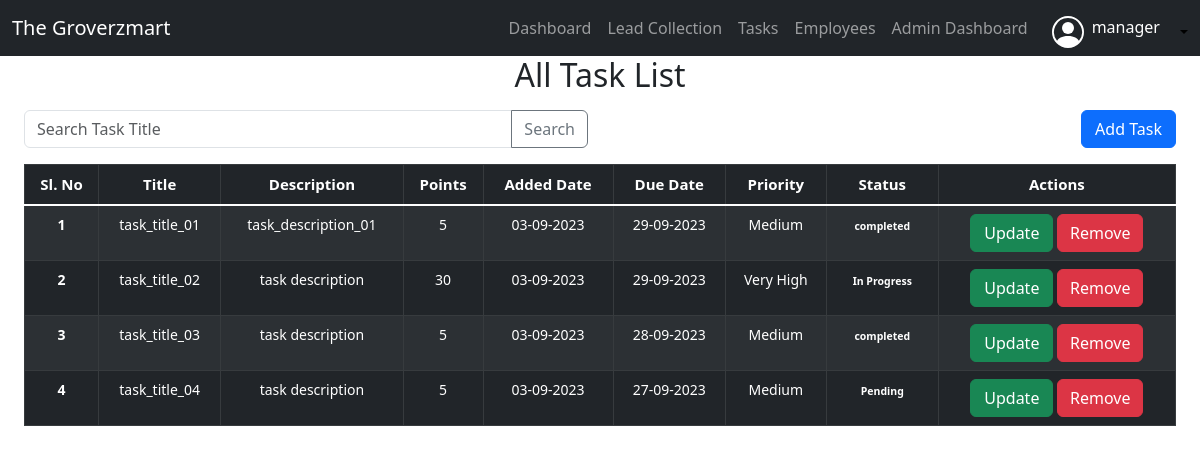
Before: /view/tasks/ (signed in) with the older database file.
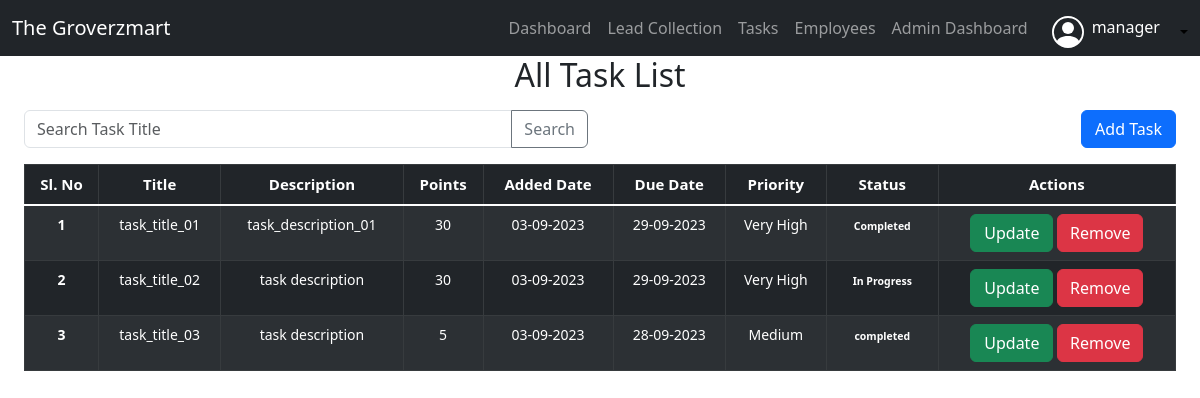
After: the same page with the newer database file.
### workflow_app/models.py (models this page shows, shortened)
class Task(models.Model):
    title = models.CharField(max_length=255)
    description = models.TextField()
    priority = models.CharField(max_length=20, choices=PRIORITY_CHOICES)
    status = models.CharField(max_length=40, choices=STATUS_CHOICES,default='pending')
    added_date = models.DateTimeField(auto_now_add=True)
    updated_date = models.DateTimeField(auto_now=True)
    due_date = models.DateTimeField()
    def points(self):
        if self.priority == 'Very High':
            return 30
        elif self.priority == 'High':
            return 10
        elif self.priority == 'Medium':
            return 5
        elif self.priority == 'Low':
            return 3
        else:
            return 0

### workflow_app/views.py (the view)
# urls.py: path('view/tasks/',view_tasks,name='view_tasks'),
@login_required
def view_tasks(request):
    tasks = Task.objects.all()
    if request.GET.get('search'):
        search_query = request.GET.get('search')
        tasks = tasks.filter(
            title__icontains=search_query)
    context = {
        'page_title': 'View Task',
        'tasks': tasks,
    }
    return render(request, 'task/view_tasks.html', context)

### templates/task/view_tasks.html (shortened to what this page needs)
{% extends 'base.html' %}
{% block start %}
{% load static %}
<div class="ml-sm-auto px-4">
    <h2 class='text-center'>All Task List </h2>
    <div class="mx-auto col-12 mt-3">
        <div class="row justify-content-between">
            <div class="col-md-6">
                <form method="get" action="{% url 'view_tasks' %}">
                    <div class="input-group mb-3">
                        <input name="search" class="form-control" style="width: 60%;" placeholder="Search Task Title"
                            aria-describedby="button-addon2">
                        <button class="btn btn-outline-secondary" type="submit" id="button-addon2">Search</button>
                    </div>
                </form>
            </div>
            {% if user.is_superuser %}
            <div class="col-md-4 text-end">
                <a href="{% url 'add_task' %}" class="btn btn-primary" style="width: 95px;">Add Task</a>
            </div>
            {% endif %}
        </div>
    </div>
    <table class="table table-dark table-striped table-bordered table-hover">
        <thead class="text-center">
            <tr style="font-size: 15px;">
                <th scope="col">Sl. No</th>
                <th scope="col">Title</th>
                <th scope="col">Description</th>
                <th scope="col">Points</th>
                <th scope="col">Added Date</th>
                <th scope="col">Due Date</th>
                <th scope="col">Priority</th>
                <th scope="col">Status</th>
                <th scope="col">Actions</th>
            </tr>
        </thead>
        <tbody class="table-group-divider text-center">
            {% for task in tasks %}
            <tr style="font-size: 14px;">
                <th scope="row">{{forloop.counter}}</th>
                <td>{{task.title}}</td>
                <td>{{task.description|truncatechars:100}} </td>
                <td>{{task.points}}</td>
                <td>{{task.added_date|date:"d-m-Y"}}</td>
                <td>{{task.due_date|date:"d-m-Y"}}</td>
                <td>{{task.priority}}</td>
                <td><span
                        class="badge {% if task.status == 'Pending' %}badge-danger{% elif task.status == 'In Progress' %}badge-warning{% elif task.status == 'Completed' %}badge-success{% else %}badge-primary{% endif %}">{{task.status}}</span>
                </td>
                <td>
                    {% if user.is_superuser %}
                    <a href="{% url 'update_task' task.id %}" class="btn btn-success" style='width:83px;'>Update</a>
                    <a href="{% url 'remove_task' task.id %}" class="btn btn-danger" data-bs-toggle='modal'
                        data-bs-target="#remove_task{{task.id}}">Remove</a>
                    {% endif %}
                </td>
            </tr>
            {% endfor %}
        </tbody>
    </table>
</div>
{% endblock %}

Changed rows visible on the page:
removed Task: title "task_title_04", description "task description", points "5", added_date "03-09-2023", due_date "27-09-2023", priority "Medium", status "Pending"
changed Task "task_title_01": points "5" → "30"; priority "Medium" → "Very High"; status "completed" → "Completed"
